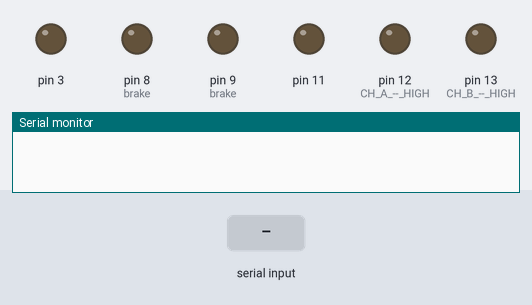
This sketch was run on a simulated Arduino Uno, built with avr-gcc and run on an emulated ATmega328P. Shown: output pins drawn as LEDs (lit = HIGH), the last lines printed to the serial monitor. Dashed ring = blinking. Inputs (shaded band) come from the test bench.

Above: at 1.2 s.
1.3 s: "1" received over Serial
At 1.45 s:
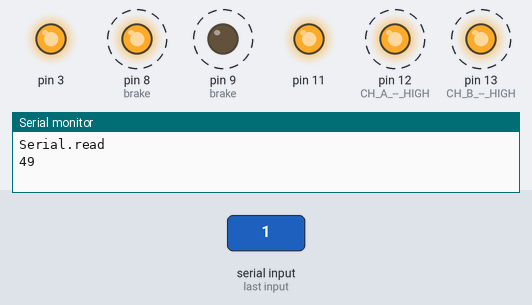
3.7 s: "1" received over Serial
At 5.4 s:
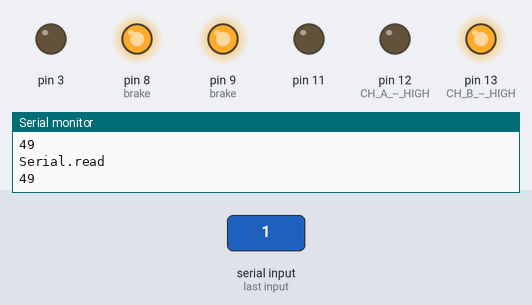
Timing chart, 0 to 6.9 s (numbered marks = the images above; inputs shaded):
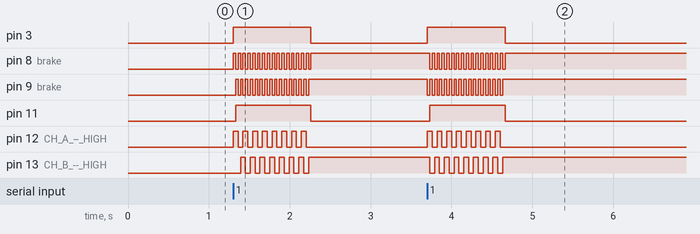

The sketch:

sketch_aug06a.ino
```cpp
/*************************************************************
Motor Shield Stepper Demo
by Randy Sarafan

For more information see:
<a href="https://www.instructables.com/id/Arduino-Motor-Shield-Tutorial/">
https://www.instructables.com/id/Arduino-Motor-Sh...</a>

*************************************************************/

int delaylegnth = 30;
int bufferInt = -1;
int nbstep = 8;//2022-3-2经测试，可以控制motor的转动为25圈（？）

void setup() {

  //establish motor direction toggle pins
  pinMode(12, OUTPUT); //CH A -- HIGH = forwards and LOW = backwards
  pinMode(13, OUTPUT); //CH B -- HIGH = forwards and LOW = backwards

  //establish motor brake pins
  pinMode(9, OUTPUT); //brake (disable) CH A
  pinMode(8, OUTPUT); //brake (disable) CH B

 // Configure bluetooth connection rate
  Serial.begin(9600);
}


void loop(){
  // Check for input
if (Serial.available() > 0) {
    bufferInt = Serial.read();
    Serial.println("Serial.read");
    Serial.println(bufferInt);
    switch (bufferInt){
  case '1':
  for(int i=0; i<nbstep; i++){
  digitalWrite(9, LOW);  //ENABLE CH A
  digitalWrite(8, HIGH); //DISABLE CH B
  digitalWrite(12, HIGH);   //Sets direction of CH A
  analogWrite(3, 255);   //Moves CH A

  delay(delaylegnth);

  digitalWrite(9, HIGH);  //DISABLE CH A
  digitalWrite(8, LOW); //ENABLE CH B
  digitalWrite(13, LOW);   //Sets direction of CH B
  analogWrite(11, 255);   //Moves CH B

  delay(delaylegnth);

  digitalWrite(9, LOW);  //ENABLE CH A
  digitalWrite(8, HIGH); //DISABLE CH B
  digitalWrite(12, LOW);   //Sets direction of CH A
  analogWrite(3, 255);   //Moves CH A

  delay(delaylegnth);

  digitalWrite(9, HIGH);  //DISABLE CH A
  digitalWrite(8, LOW); //ENABLE CH B
  digitalWrite(13, HIGH);   //Sets direction of CH B
  analogWrite(11, 255);   //Moves CH B

  delay(delaylegnth);
  //Serial.println("motor step");
  //Serial.println(i);
     }
  digitalWrite(9, HIGH);  //DISABLE CH A
  analogWrite(3, 0);   //stop Move CH A
  digitalWrite(8, HIGH); //DISABLE CH B
  analogWrite(11, 0);   //stop Move CH B
 break;
 case '2':
 bufferInt = Serial.read();
    Serial.println("Serial.read");
    Serial.println(bufferInt);
    break;
}
}
}
```

Measured:
- after the input at 1.3 s, pin 3: LOW → HIGH at once, → LOW 0.96 s later; pin 8 (brake): alternates HIGH for 0.03 s and LOW for 0.03 s, 33 changes in all, then stays HIGH, starting at once
- after the input at 3.7 s, pin 3: LOW → HIGH at once, → LOW 0.96 s later; pin 8 (brake): alternates HIGH for 0.03 s and LOW for 0.03 s, 32 changes in all, then stays HIGH, starting at once
